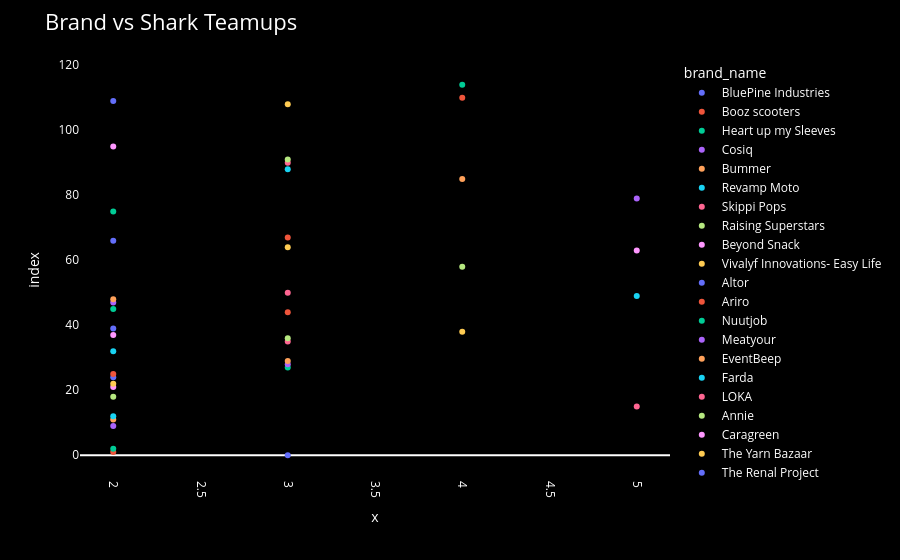

Notebook source saved alongside this figure:
### Code cell
fig = px.scatter(
    teamup['brand_name'],
    teamup['total_sharks_invested'],
    color='brand_name',
    color_continuous_scale=neon_rainbow_pro
)

fig.update_xaxes(tickangle=90)
fig = neon_layout(fig, "Brand vs Shark Teamups")
fig.show()

### Figure 1 — Plotly figure (JSON) as saved in the notebook; plotly's stock layout.template omitted (floating-point values rounded to 4 significant figures)
{"data": [{"hovertemplate": "brand_name=BluePine Industries<br>x=%{x}<br>index=%{y}<extra></extra>", "legendgroup": "BluePine Industries", "marker": {"color": "#636efa", "symbol": "circle"}, "mode": "markers", "name": "BluePine Industries", "orientation": "h", "showlegend": true, "type": "scatter", "x": [3], "xaxis": "x", "y": [0], "yaxis": "y"}, {"hovertemplate": "brand_name=Booz scooters<br>x=%{x}<br>index=%{y}<extra></extra>", "legendgroup": "Booz scooters", "marker": {"color": "#EF553B", "symbol": "circle"}, "mode": "markers", "name": "Booz scooters", "orientation": "h", "showlegend": true, "type": "scatter", "x": [2], "xaxis": "x", "y": [1], "yaxis": "y"}, {"hovertemplate": "brand_name=Heart up my Sleeves<br>x=%{x}<br>index=%{y}<extra></extra>", "legendgroup": "Heart up my Sleeves", "marker": {"color": "#00cc96", "symbol": "circle"}, "mode": "markers", "name": "Heart up my Sleeves", "orientation": "h", "showlegend": true, "type": "scatter", "x": [2], "xaxis": "x", "y": [2], "yaxis": "y"}, {"hovertemplate": "brand_name=Cosiq<br>x=%{x}<br>index=%{y}<extra></extra>", "legendgroup": "Cosiq", "marker": {"color": "#ab63fa", "symbol": "circle"}, "mode": "markers", "name": "Cosiq", "orientation": "h", "showlegend": true, "type": "scatter", "x": [2], "xaxis": "x", "y": [9], "yaxis": "y"}, {"hovertemplate": "brand_name=Bummer<br>x=%{x}<br>index=%{y}<extra></extra>", "legendgroup": "Bummer", "marker": {"color": "#FFA15A", "symbol": "circle"}, "mode": "markers", "name": "Bummer", "orientation": "h", "showlegend": true, "type": "scatter", "x": [2], "xaxis": "x", "y": [11], "yaxis": "y"}, {"hovertemplate": "brand_name=Revamp Moto<br>x=%{x}<br>index=%{y}<extra></extra>", "legendgroup": "Revamp Moto", "marker": {"color": "#19d3f3", "symbol": "circle"}, "mode": "markers", "name": "Revamp Moto", "orientation": "h", "showlegend": true, "type": "scatter", "x": [2], "xaxis": "x", "y": [12], "yaxis": "y"}, {"hovertemplate": "brand_name=Skippi Pops<br>x=%{x}<br>index=%{y}<extra></extra>", "legendgroup": "Skippi Pops", "marker": {"color": "#FF6692", "symbol": "circle"}, "mode": "markers", "name": "Skippi Pops", "orientation": "h", "showlegend": true, "type": "scatter", "x": [5], "xaxis": "x", "y": [15], "yaxis": "y"}, {"hovertemplate": "brand_name=Raising Superstars<br>x=%{x}<br>index=%{y}<extra></extra>", "legendgroup": "Raising Superstars", "marker": {"color": "#B6E880", "symbol": "circle"}, "mode": "markers", "name": "Raising Superstars", "orientation": "h", "showlegend": true, "type": "scatter", "x": [2], "xaxis": "x", "y": [18], "yaxis": "y"}, {"hovertemplate": "brand_name=Beyond Snack<br>x=%{x}<br>index=%{y}<extra></extra>", "legendgroup": "Beyond Snack", "marker": {"color": "#FF97FF", "symbol": "circle"}, "mode": "markers", "name": "Beyond Snack", "orientation": "h", "showlegend": true, "type": "scatter", "x": [2], "xaxis": "x", "y": [21], "yaxis": "y"}, {"hovertemplate": "brand_name=Vivalyf Innovations- Easy Life<br>x=%{x}<br>index=%{y}<extra></extra>", "legendgroup": "Vivalyf Innovations- Easy Life", "marker": {"color": "#FECB52", "symbol": "circle"}, "mode": "markers", "name": "Vivalyf Innovations- Easy Life", "orientation": "h", "showlegend": true, "type": "scatter", "x": [2], "xaxis": "x", "y": [22], "yaxis": "y"}, {"hovertemplate": "brand_name=Altor<br>x=%{x}<br>index=%{y}<extra></extra>", "legendgroup": "Altor", "marker": {"color": "#636efa", "symbol": "circle"}, "mode": "markers", "name": "Altor", "orientation": "h", "showlegend": true, "type": "scatter", "x": [2], "xaxis": "x", "y": [24], "yaxis": "y"}, {"hovertemplate": "brand_name=Ariro<br>x=%{x}<br>index=%{y}<extra></extra>", "legendgroup": "Ariro", "marker": {"color": "#EF553B", "symbol": "circle"}, "mode": "markers", "name": "Ariro", "orientation": "h", "showlegend": true, "type": "scatter", "x": [2], "xaxis": "x", "y": [25], "yaxis": "y"}, {"hovertemplate": "brand_name=Nuutjob<br>x=%{x}<br>index=%{y}<extra></extra>", "legendgroup": "Nuutjob", "marker": {"color": "#00cc96", "symbol": "circle"}, "mode": "markers", "name": "Nuutjob", "orientation": "h", "showlegend": true, "type": "scatter", "x": [3], "xaxis": "x", "y": [27], "yaxis": "y"}, {"hovertemplate": "brand_name=Meatyour<br>x=%{x}<br>index=%{y}<extra></extra>", "legendgroup": "Meatyour", "marker": {"color": "#ab63fa", "symbol": "circle"}, "mode": "markers", "name": "Meatyour", "orientation": "h", "showlegend": true, "type": "scatter", "x": [3], "xaxis": "x", "y": [28], "yaxis": "y"}, {"hovertemplate": "brand_name=EventBeep<br>x=%{x}<br>index=%{y}<extra></extra>", "legendgroup": "EventBeep", "marker": {"color": "#FFA15A", "symbol": "circle"}, "mode": "markers", "name": "EventBeep", "orientation": "h", "showlegend": true, "type": "scatter", "x": [3], "xaxis": "x", "y": [29], "yaxis": "y"}, {"hovertemplate": "brand_name=Farda<br>x=%{x}<br>index=%{y}<extra></extra>", "legendgroup": "Farda", "marker": {"color": "#19d3f3", "symbol": "circle"}, "mode": "markers", "name": "Farda", "orientation": "h", "showlegend": true, "type": "scatter", "x": [2], "xaxis": "x", "y": [32], "yaxis": "y"}, {"hovertemplate": "brand_name=LOKA<br>x=%{x}<br>index=%{y}<extra></extra>", "legendgroup": "LOKA", "marker": {"color": "#FF6692", "symbol": "circle"}, "mode": "markers", "name": "LOKA", "orientation": "h", "showlegend": true, "type": "scatter", "x": [3], "xaxis": "x", "y": [35], "yaxis": "y"}, {"hovertemplate": "brand_name=Annie<br>x=%{x}<br>index=%{y}<extra></extra>", "legendgroup": "Annie", "marker": {"color": "#B6E880", "symbol": "circle"}, "mode": "markers", "name": "Annie", "orientation": "h", "showlegend": true, "type": "scatter", "x": [3], "xaxis": "x", "y": [36], "yaxis": "y"}, {"hovertemplate": "brand_name=Caragreen<br>x=%{x}<br>index=%{y}<extra></extra>", "legendgroup": "Caragreen", "marker": {"color": "#FF97FF", "symbol": "circle"}, "mode": "markers", "name": "Caragreen", "orientation": "h", "showlegend": true, "type": "scatter", "x": [2], "xaxis": "x", "y": [37], "yaxis": "y"}, {"hovertemplate": "brand_name=The Yarn Bazaar<br>x=%{x}<br>index=%{y}<extra></extra>", "legendgroup": "The Yarn Bazaar", "marker": {"color": "#FECB52", "symbol": "circle"}, "mode": "markers", "name": "The Yarn Bazaar", "orientation": "h", "showlegend": true, "type": "scatter", "x": [4], "xaxis": "x", "y": [38], "yaxis": "y"}, {"hovertemplate": "brand_name=The Renal Project<br>x=%{x}<br>index=%{y}<extra></extra>", "legendgroup": "The Renal Project", "marker": {"color": "#636efa", "symbol": "circle"}, "mode": "markers", "name": "The Renal Project", "orientation": "h", "showlegend": true, "type": "scatter", "x": [2], "xaxis": "x", "y": [39], "yaxis": "y"}, {"hovertemplate": "brand_name=Cocofit<br>x=%{x}<br>index=%{y}<extra></extra>", "legendgroup": "Cocofit", "marker": {"color": "#EF553B", "symbol": "circle"}, "mode": "markers", "name": "Cocofit", "orientation": "h", "showlegend": true, "type": "scatter", "x": [3], "xaxis": "x", "y": [44], "yaxis": "y"}, {"hovertemplate": "brand_name=Bamboo India<br>x=%{x}<br>index=%{y}<extra></extra>", "legendgroup": "Bamboo India", "marker": {"color": "#00cc96", "symbol": "circle"}, "mode": "markers", "name": "Bamboo India", "orientation": "h", "showlegend": true, "type": "scatter", "x": [2], "xaxis": "x", "y": [45], "yaxis": "y"}, {"hovertemplate": "brand_name=Beyond Water<br>x=%{x}<br>index=%{y}<extra></extra>", "legendgroup": "Beyond Water", "marker": {"color": "#ab63fa", "symbol": "circle"}, "mode": "markers", "name": "Beyond Water", "orientation": "h", "showlegend": true, "type": "scatter", "x": [2], "xaxis": "x", "y": [47], "yaxis": "y"}, {"hovertemplate": "brand_name=Let's Try<br>x=%{x}<br>index=%{y}<extra></extra>", "legendgroup": "Let's Try", "marker": {"color": "#FFA15A", "symbol": "circle"}, "mode": "markers", "name": "Let's Try", "orientation": "h", "showlegend": true, "type": "scatter", "x": [2], "xaxis": "x", "y": [48], "yaxis": "y"}, {"hovertemplate": "brand_name=Find Your Kicks India<br>x=%{x}<br>index=%{y}<extra></extra>", "legendgroup": "Find Your Kicks India", "marker": {"color": "#19d3f3", "symbol": "circle"}, "mode": "markers", "name": "Find Your Kicks India", "orientation": "h", "showlegend": true, "type": "scatter", "x": [5], "xaxis": "x", "y": [49], "yaxis": "y"}, {"hovertemplate": "brand_name=Aas Vidyalaya<br>x=%{x}<br>index=%{y}<extra></extra>", "legendgroup": "Aas Vidyalaya", "marker": {"color": "#FF6692", "symbol": "circle"}, "mode": "markers", "name": "Aas Vidyalaya", "orientation": "h", "showlegend": true, "type": "scatter", "x": [3], "xaxis": "x", "y": [50], "yaxis": "y"}, {"hovertemplate": "brand_name=WeSTOCK<br>x=%{x}<br>index=%{y}<extra></extra>", "legendgroup": "WeSTOCK", "marker": {"color": "#B6E880", "symbol": "circle"}, "mode": "markers", "name": "WeSTOCK", "orientation": "h", "showlegend": true, "type": "scatter", "x": [4], "xaxis": "x", "y": [58], "yaxis": "y"}, {"hovertemplate": "brand_name=IN A CAN<br>x=%{x}<br>index=%{y}<extra></extra>", "legendgroup": "IN A CAN", "marker": {"color": "#FF97FF", "symbol": "circle"}, "mode": "markers", "name": "IN A CAN", "orientation": "h", "showlegend": true, "type": "scatter", "x": [5], "xaxis": "x", "y": [63], "yaxis": "y"}, {"hovertemplate": "brand_name=Get a Whey<br>x=%{x}<br>index=%{y}<extra></extra>", "legendgroup": "Get a Whey", "marker": {"color": "#FECB52", "symbol": "circle"}, "mode": "markers", "name": "Get a Whey", "orientation": "h", "showlegend": true, "type": "scatter", "x": [3], "xaxis": "x", "y": [64], "yaxis": "y"}, {"hovertemplate": "brand_name=The Quirky Nari<br>x=%{x}<br>index=%{y}<extra></extra>", "legendgroup": "The Quirky Nari", "marker": {"color": "#636efa", "symbol": "circle"}, "mode": "markers", "name": "The Quirky Nari", "orientation": "h", "showlegend": true, "type": "scatter", "x": [2], "xaxis": "x", "y": [66], "yaxis": "y"}, {"hovertemplate": "brand_name=Hair Originals<br>x=%{x}<br>index=%{y}<extra></extra>", "legendgroup": "Hair Originals", "marker": {"color": "#EF553B", "symbol": "circle"}, "mode": "markers", "name": "Hair Originals", "orientation": "h", "showlegend": true, "type": "scatter", "x": [3], "xaxis": "x", "y": [67], "yaxis": "y"}, {"hovertemplate": "brand_name=The Sass Bar<br>x=%{x}<br>index=%{y}<extra></extra>", "legendgroup": "The Sass Bar", "marker": {"color": "#00cc96", "symbol": "circle"}, "mode": "markers", "name": "The Sass Bar", "orientation": "h", "showlegend": true, "type": "scatter", "x": [2], "xaxis": "x", "y": [75], "yaxis": "y"}, {"hovertemplate": "brand_name=Sunfox Technologies<br>x=%{x}<br>index=%{y}<extra></extra>", "legendgroup": "Sunfox Technologies", "marker": {"color": "#ab63fa", "symbol": "circle"}, "mode": "markers", "name": "Sunfox Technologies", "orientation": "h", "showlegend": true, "type": "scatter", "x": [5], "xaxis": "x", "y": [79], "yaxis": "y"}, {"hovertemplate": "brand_name=Watt Technovations<br>x=%{x}<br>index=%{y}<extra></extra>", "legendgroup": "Watt Technovations", "marker": {"color": "#FFA15A", "symbol": "circle"}, "mode": "markers", "name": "Watt Technovations", "orientation": "h", "showlegend": true, "type": "scatter", "x": [4], "xaxis": "x", "y": [85], "yaxis": "y"}, {"hovertemplate": "brand_name=Humpy A2<br>x=%{x}<br>index=%{y}<extra></extra>", "legendgroup": "Humpy A2", "marker": {"color": "#19d3f3", "symbol": "circle"}, "mode": "markers", "name": "Humpy A2", "orientation": "h", "showlegend": true, "type": "scatter", "x": [3], "xaxis": "x", "y": [88], "yaxis": "y"}, {"hovertemplate": "brand_name=Gold Safe Solutions Ind.<br>x=%{x}<br>index=%{y}<extra></extra>", "legendgroup": "Gold Safe Solutions Ind.", "marker": {"color": "#FF6692", "symbol": "circle"}, "mode": "markers", "name": "Gold Safe Solutions Ind.", "orientation": "h", "showlegend": true, "type": "scatter", "x": [3], "xaxis": "x", "y": [90], "yaxis": "y"}, {"hovertemplate": "brand_name=Wakao Foods<br>x=%{x}<br>index=%{y}<extra></extra>", "legendgroup": "Wakao Foods", "marker": {"color": "#B6E880", "symbol": "circle"}, "mode": "markers", "name": "Wakao Foods", "orientation": "h", "showlegend": true, "type": "scatter", "x": [3], "xaxis": "x", "y": [91], "yaxis": "y"}, {"hovertemplate": "brand_name=Kabaddi Adda<br>x=%{x}<br>index=%{y}<extra></extra>", "legendgroup": "Kabaddi Adda", "marker": {"color": "#FF97FF", "symbol": "circle"}, "mode": "markers", "name": "Kabaddi Adda", "orientation": "h", "showlegend": true, "type": "scatter", "x": [2], "xaxis": "x", "y": [95], "yaxis": "y"}, {"hovertemplate": "brand_name=Tweek Labs<br>x=%{x}<br>index=%{y}<extra></extra>", "legendgroup": "Tweek Labs", "marker": {"color": "#FECB52", "symbol": "circle"}, "mode": "markers", "name": "Tweek Labs", "orientation": "h", "showlegend": true, "type": "scatter", "x": [3], "xaxis": "x", "y": [108], "yaxis": "y"}, {"hovertemplate": "brand_name=Proxgy<br>x=%{x}<br>index=%{y}<extra></extra>", "legendgroup": "Proxgy", "marker": {"color": "#636efa", "symbol": "circle"}, "mode": "markers", "name": "Proxgy", "orientation": "h", "showlegend": true, "type": "scatter", "x": [2], "xaxis": "x", "y": [109], "yaxis": "y"}, {"hovertemplate": "brand_name=Nomad Food Project<br>x=%{x}<br>index=%{y}<extra></extra>", "legendgroup": "Nomad Food Project", "marker": {"color": "#EF553B", "symbol": "circle"}, "mode": "markers", "name": "Nomad Food Project", "orientation": "h", "showlegend": true, "type": "scatter", "x": [4], "xaxis": "x", "y": [110], "yaxis": "y"}, {"hovertemplate": "brand_name=Jain Shikanji<br>x=%{x}<br>index=%{y}<extra></extra>", "legendgroup": "Jain Shikanji", "marker": {"color": "#00cc96", "symbol": "circle"}, "mode": "markers", "name": "Jain Shikanji", "orientation": "h", "showlegend": true, "type": "scatter", "x": [4], "xaxis": "x", "y": [114], "yaxis": "y"}], "layout": {"font": {"color": "white"}, "legend": {"title": {"text": "brand_name"}, "tracegroupgap": 0}, "margin": {"t": 60}, "paper_bgcolor": "black", "plot_bgcolor": "black", "title": {"font": {"size": 22}, "text": "Brand vs Shark Teamups"}, "xaxis": {"anchor": "y", "domain": [0, 1], "showgrid": false, "tickangle": 90, "title": {"text": "x"}}, "yaxis": {"anchor": "x", "domain": [0, 1], "showgrid": false, "title": {"text": "index"}}}}
